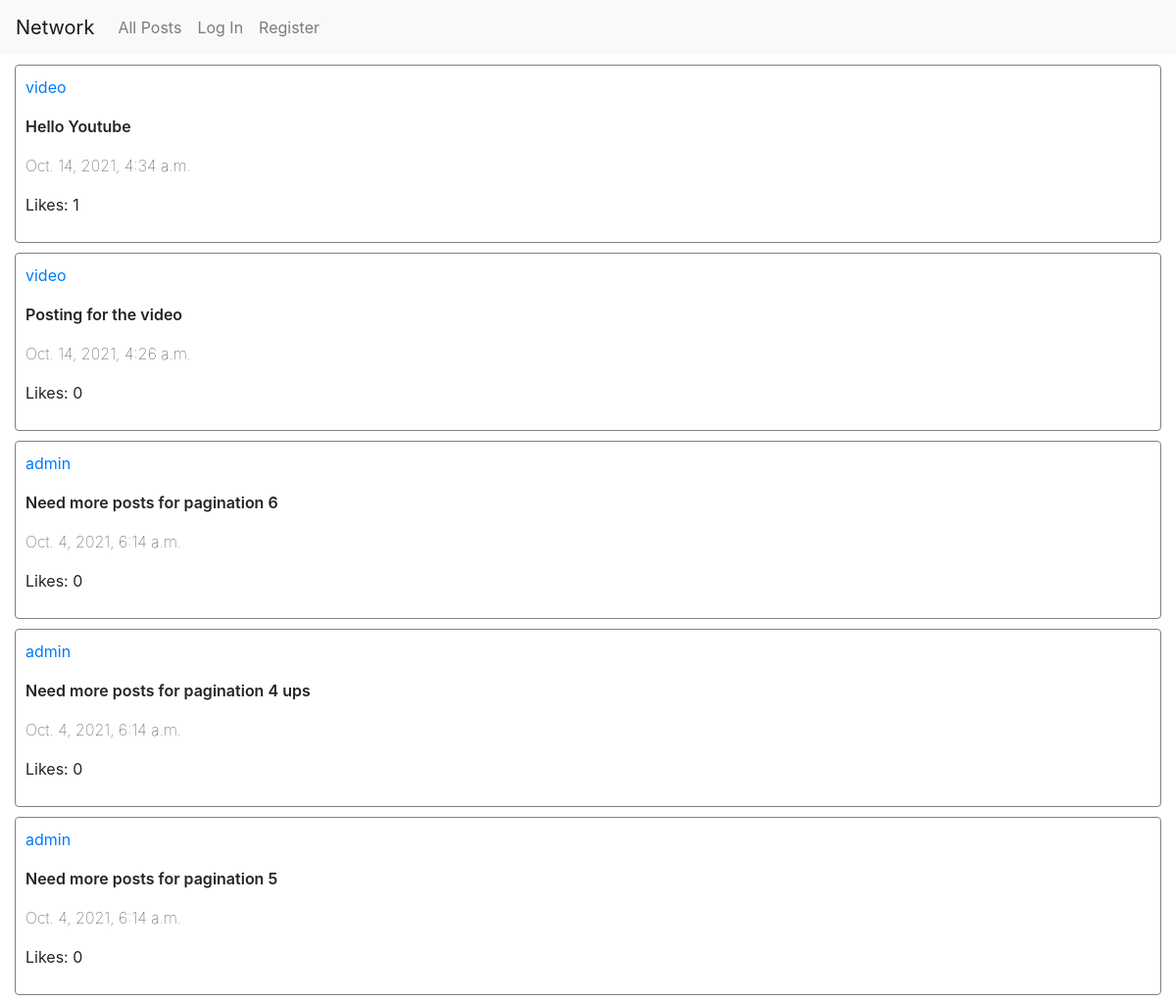
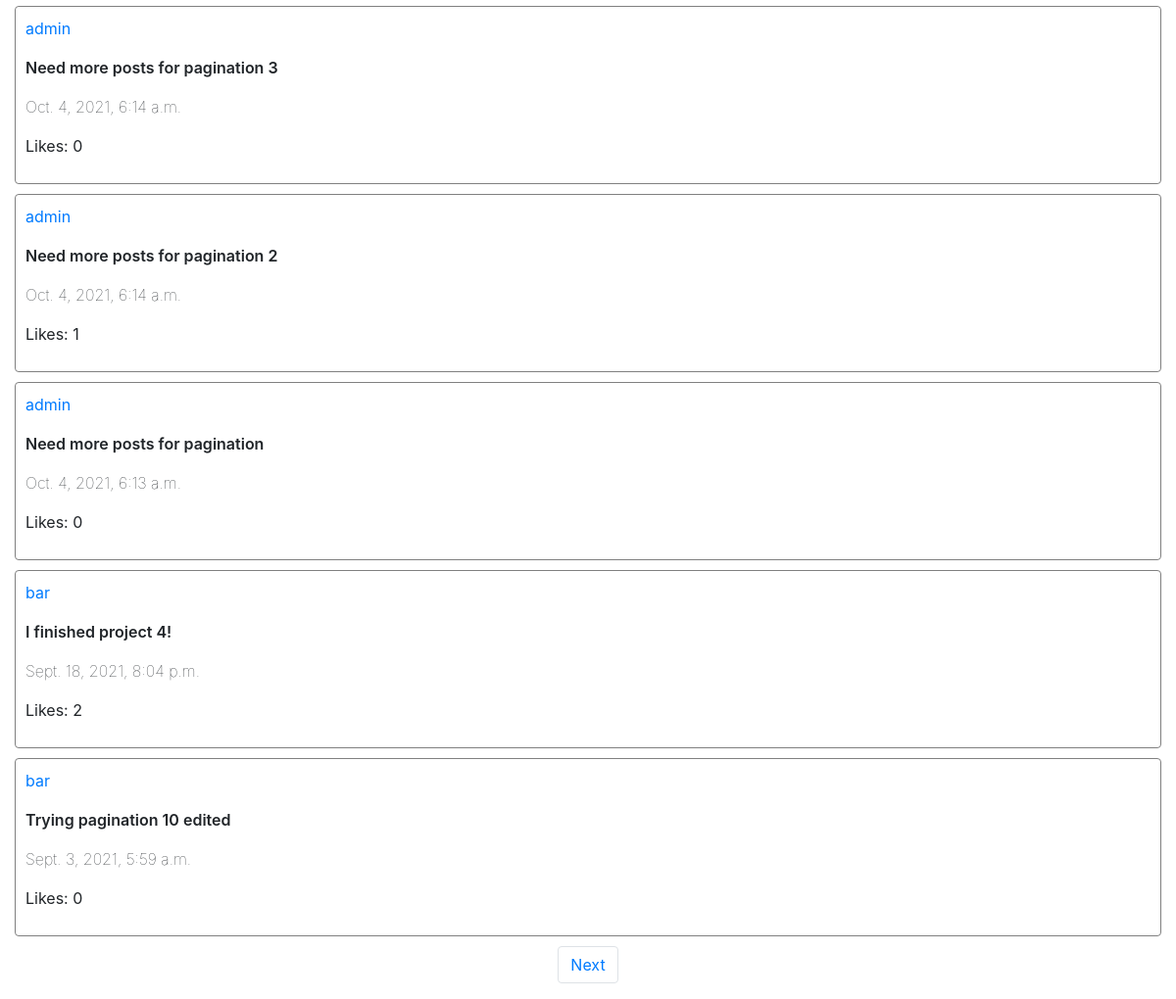
The page / on the database its author committed (2 pictures, top to bottom).
### network/models.py (models this page shows)
class Post(models.Model):
    user = models.ForeignKey(User, on_delete=models.CASCADE, related_name="author")
    text = models.TextField(max_length=1000)
    date = models.DateTimeField(auto_now_add=True)
    likes = models.ManyToManyField(User, blank=True)

class User(AbstractUser):
    pass

### network/views.py (the view)
# urls.py: path("", views.index, name="index"),
def index(request):
    if request.user.is_authenticated:
        if request.method == "POST":
            user = request.user
            text = request.POST["text"]
            post = Post(user=user, text=text)
            post.save()
    posts = Post.objects.order_by("-date")
    paginator = Paginator(posts, 10)
    page_number = request.GET.get('page', 1)
    try:
        posts = paginator.get_page(page_number)
    except:
        posts = paginator.page(1)
    return render(request, "network/index.html", {
        "posts": posts
    })

### network/templates/network/index.html (shortened to what this page needs)
{% extends "network/layout.html" %}
{% load static %}
{% block body %}
    {% include "network/posts.html" %}
{% endblock %}

### network/templates/network/posts.html (shortened to what this page needs)
<div id="posts">
    {% for post in posts %}
        <div class="post" id="{{ post.id }}">
            <p><a href="{% url 'profile' post.user %}">{{ post.user }}</a></p>
            <p class="text">{{ post.text }}</p>
            <p class="date">{{ post.date }}</p>
            <p>Likes: <span class="likes">{{ post.likes.count }}</span></p>
        </div>
    {% endfor %}
</div>
<nav>
    <ul class="pagination justify-content-center">
        {% if posts.has_next %}
            <li class="page-item">
                <a class="page-link" href="?page={{ posts.next_page_number }}">Next</a>
            </li>
        {% endif %}
    </ul>
</nav>

### network/static/network/styles.css (style rules this page uses)
.profile, .post { border: 1px solid gray; border-radius: 4px; margin: 10px 0 10px 0; padding: 10px; }
.text { font-weight: 600; }
.date { font-weight: lighter; }

### rows shown on the page
Post: user "video", text "Hello Youtube", date "Oct. 14, 2021, 4:34 a.m.", likes.count "1"
Post: user "video", text "Posting for the video", date "Oct. 14, 2021, 4:26 a.m.", likes.count "0"
Post: user "admin", text "Need more posts for pagination 6", date "Oct. 4, 2021, 6:14 a.m.", likes.count "0"
Post: user "admin", text "Need more posts for pagination 4 ups", date "Oct. 4, 2021, 6:14 a.m.", likes.count "0"
Post: user "admin", text "Need more posts for pagination 5", date "Oct. 4, 2021, 6:14 a.m.", likes.count "0"
Post: user "admin", text "Need more posts for pagination 3", date "Oct. 4, 2021, 6:14 a.m.", likes.count "0"
Post: user "admin", text "Need more posts for pagination 2", date "Oct. 4, 2021, 6:14 a.m.", likes.count "1"
Post: user "admin", text "Need more posts for pagination", date "Oct. 4, 2021, 6:13 a.m.", likes.count "0"
Post: user "bar", text "I finished project 4!", date "Sept. 18, 2021, 8:04 p.m.", likes.count "2"
Post: user "bar", text "Trying pagination 10 edited", date "Sept. 3, 2021, 5:59 a.m.", likes.count "0"
